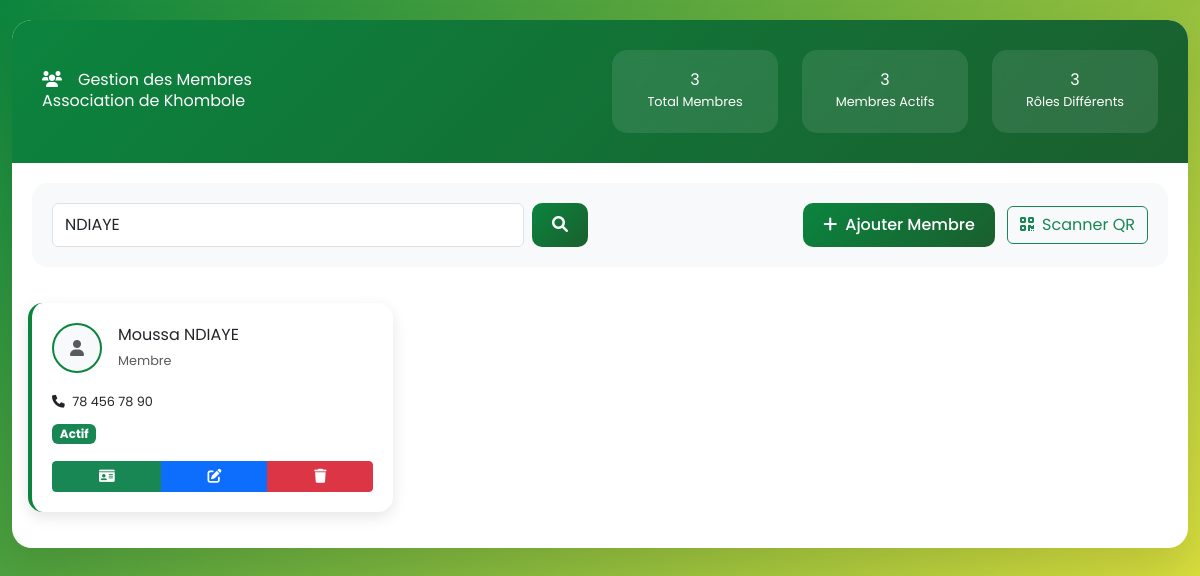
/gestion_membres.php?recherche=NDIAYE, run on the app's committed database.
### tables this page shows
CREATE TABLE IF NOT EXISTS membres (
    id INT AUTO_INCREMENT PRIMARY KEY,
    nom VARCHAR(100) NOT NULL,
    prenom VARCHAR(100) NOT NULL,
    date_naissance DATE NULL,
    telephone VARCHAR(20) NOT NULL,
    email VARCHAR(150) NULL,
    adresse TEXT NOT NULL,
    photo VARCHAR(255) NULL,
    role ENUM('Membre', 'Responsable', 'Président', 'Vice-Président', 'Secrétaire', 'Trésorier', 'Autre') DEFAULT 'Membre',
    statut ENUM('Actif', 'Inactif', 'Suspendu') DEFAULT 'Actif',
    date_adhesion DATE NOT NULL,
    qr_code VARCHAR(255) NULL,
    created_at TIMESTAMP DEFAULT CURRENT_TIMESTAMP,
    updated_at TIMESTAMP DEFAULT CURRENT_TIMESTAMP ON UPDATE CURRENT_TIMESTAMP
);

### classes/Membre.php (called while the page is built, shortened)
<?php
require_once __DIR__ . '/../config/database.php';
class Membre {
    private $conn;
    private $table = 'membres';
    public function __construct() {
        $database = new Database();
        $this->conn = $database->getConnection();
    }
    public function rechercher($terme) {
        $query = "SELECT * FROM " . $this->table . "
                  WHERE nom LIKE :terme OR prenom LIKE :terme OR telephone LIKE :terme OR email LIKE :terme
                  ORDER BY nom, prenom";
        $stmt = $this->conn->prepare($query);
        $terme = "%{$terme}%";
        $stmt->bindParam(':terme', $terme);
        $stmt->execute();
        return $stmt->fetchAll(PDO::FETCH_ASSOC);
    }
    public function obtenirStatistiques() {
        $stats = [];
        $query = "SELECT COUNT(*) as total FROM " . $this->table;
        $stmt = $this->conn->prepare($query);
        $stmt->execute();
        $stats['total'] = $stmt->fetch(PDO::FETCH_ASSOC)['total'];
        $query = "SELECT COUNT(*) as actifs FROM " . $this->table . " WHERE statut = 'Actif'";
        $stmt = $this->conn->prepare($query);
        $stmt->execute();
        $stats['actifs'] = $stmt->fetch(PDO::FETCH_ASSOC)['actifs'];
        $query = "SELECT role, COUNT(*) as nombre FROM " . $this->table . " GROUP BY role";
        $stmt = $this->conn->prepare($query);
        $stmt->execute();
        $stats['roles'] = $stmt->fetchAll(PDO::FETCH_ASSOC);
        return $stats;
    }
}
?>

### config/database.php (called while the page is built, shortened)
<?php
class Database {
    private $host = 'localhost';
    private $db_name = 'khombole_membres';
    private $username = 'root';
    private $password = '';
    public function getConnection() {
        $this->conn = null;
        try {
            $this->conn = new PDO("mysql:host=" . $this->host . ";dbname=" . $this->db_name,
                                $this->username, $this->password);
            $this->conn->setAttribute(PDO::ATTR_ERRMODE, PDO::ERRMODE_EXCEPTION);
            $this->conn->exec("set names utf8");
        } catch(PDOException $exception) {
            echo "Erreur de connexion: " . $exception->getMessage();
        }
        return $this->conn;
    }
}
?>

### gestion_membres.php (the view, shortened to what this page needs)
<?php
require_once 'classes/Membre.php';
$membre_obj = new Membre();
$terme_recherche = isset($_GET['recherche']) ? $_GET['recherche'] : '';
if ($terme_recherche) {
    $membres = $membre_obj->rechercher($terme_recherche);
} else {
    $membres = $membre_obj->obtenirTous();
}
$stats = $membre_obj->obtenirStatistiques();
?>
<!DOCTYPE html>
<html lang="fr">
<head>
    <link href="https://cdn.jsdelivr.net/npm/bootstrap@5.3.0/dist/css/bootstrap.min.css" rel="stylesheet">
    <link href="https://cdn.jsdelivr.net/npm/tailwindcss@2.2.19/dist/tailwind.min.css" rel="stylesheet">
    <link rel="stylesheet" href="https://cdnjs.cloudflare.com/ajax/libs/font-awesome/6.0.0/css/all.min.css">
</head>
<body>
    <div class="container-fluid">
        <div class="main-container">
            <div class="header-section">
                <div class="row align-items-center">
                    <div class="col-md-6">
                        <h1><i class="fas fa-users me-3"></i>Gestion des Membres</h1>
                        <p class="mb-0">Association de Khombole</p>
                    </div>
                    <div class="col-md-6">
                        <div class="row">
                            <div class="col-4">
                                <div class="stats-card">
                                    <h3><?php echo $stats['total']; ?></h3>
                                    <small>Total Membres</small>
                                </div>
                            </div>
                            <div class="col-4">
                                <div class="stats-card">
                                    <h3><?php echo $stats['actifs']; ?></h3>
                                    <small>Membres Actifs</small>
                                </div>
                            </div>
                            <div class="col-4">
                                <div class="stats-card">
                                    <h3><?php echo count($stats['roles']); ?></h3>
                                    <small>Rôles Différents</small>
                                </div>
                            </div>
                        </div>
                    </div>
                </div>
            </div>
            <div class="search-section">
                <div class="row align-items-center">
                    <div class="col-md-6">
                        <form method="GET" class="d-flex">
                            <input type="text" class="form-control me-2" name="recherche"
                                   placeholder="Rechercher un membre..."
                                   value="<?php echo htmlspecialchars($terme_recherche); ?>">
                            <button type="submit" class="btn btn-khombole">
                                <i class="fas fa-search"></i>
                            </button>
                        </form>
                    </div>
                    <div class="col-md-6 text-end">
                        <button class="btn btn-khombole me-2" data-bs-toggle="modal" data-bs-target="#ajouterModal">
                            <i class="fas fa-plus me-2"></i>Ajouter Membre
                        </button>
                        <a href="scanner_qr.php" class="btn btn-outline-success">
                            <i class="fas fa-qrcode me-2"></i>Scanner QR
                        </a>
                    </div>
                </div>
            </div>
            <div class="p-3">
                <?php if (empty($membres)): ?>
                    <div class="text-center py-5">
                        <i class="fas fa-users fa-3x text-muted mb-3"></i>
                        <h4>Aucun membre trouvé</h4>
                        <p class="text-muted">
                            <?php echo $terme_recherche ? 'Aucun résultat pour votre recherche.' : 'Commencez par ajouter des membres.'; ?>
                        </p>
                    </div>
                <?php else: ?>
                    <div class="row">
                        <?php foreach ($membres as $membre): ?>
                            <div class="col-md-6 col-lg-4">
                                <div class="membre-card">
                                    <div class="d-flex align-items-center mb-3">
                                        <?php if ($membre['photo'] && file_exists('uploads/photos/' . $membre['photo'])): ?>
                                            <img src="uploads/photos/<?php echo htmlspecialchars($membre['photo']); ?>"
                                                 alt="Photo" class="photo-membre-small me-3">
                                        <?php else: ?>
                                            <div class="photo-membre-small me-3 d-flex align-items-center justify-content-center bg-light">
                                                <i class="fas fa-user text-muted"></i>
                                            </div>
                                        <?php endif; ?>
                                        <div class="flex-grow-1">
                                            <h6 class="mb-1"><?php echo htmlspecialchars($membre['prenom'] . ' ' . $membre['nom']); ?></h6>
                                            <small class="text-muted"><?php echo htmlspecialchars($membre['role']); ?></small>
                                        </div>
                                    </div>
                                    <div class="mb-2">
                                        <small><i class="fas fa-phone me-1"></i> <?php echo htmlspecialchars($membre['telephone']); ?></small>
                                    </div>
                                    <div class="mb-3">
                                        <span class="badge bg-<?php echo $membre['statut'] === 'Actif' ? 'success' : ($membre['statut'] === 'Inactif' ? 'secondary' : 'warning'); ?>">
                                            <?php echo htmlspecialchars($membre['statut']); ?>
                                        </span>
                                    </div>
                                    <div class="btn-group w-100" role="group">
                                        <a href="generer_carte.php?id=<?php echo $membre['id']; ?>"
                                           class="btn btn-sm btn-success" title="Voir carte">
                                            <i class="fas fa-id-card"></i>
                                        </a>
                                        <button class="btn btn-sm btn-primary"
                                                onclick="modifierMembre(<?php echo htmlspecialchars(json_encode($membre)); ?>)"
                                                title="Modifier">
                                            <i class="fas fa-edit"></i>
                                        </button>
                                        <button class="btn btn-sm btn-danger"
                                                onclick="confirmerSuppression(<?php echo $membre['id']; ?>, '<?php echo htmlspecialchars($membre['prenom'] . ' ' . $membre['nom']); ?>')"
                                                title="Supprimer">
                                            <i class="fas fa-trash"></i>
                                        </button>
                                    </div>
                                </div>
                            </div>
                        <?php endforeach; ?>
                    </div>
                <?php endif; ?>
            </div>
        </div>
    </div>
</body>
</html>

### gestion_membres.php (style rules this page uses)
body { font-family: 'Poppins', sans-serif; background: linear-gradient(135deg, #0b843e 0%, #f4e93d 100%); min-height: 100vh; }
.main-container { background: white; border-radius: 20px; box-shadow: 0 20px 40px rgba(0,0,0,0.1); margin: 20px auto; overflow: hidden; }
.header-section { background: linear-gradient(135deg, #0b843e 0%, #1a5f2e 100%); color: white; padding: 30px; }
.stats-card { background: rgba(255,255,255,0.1); border-radius: 15px; padding: 20px; text-align: center; backdrop-filter: blur(10px); }
.membre-card { background: white; border-radius: 15px; padding: 20px; margin-bottom: 20px; box-shadow: 0 5px 15px rgba(0,0,0,0.1); border-left: 4px solid #0b843e; transition: all 0.3s ease; }
.photo-membre-small { width: 50px; height: 50px; border-radius: 50%; border: 2px solid #0b843e; object-fit: cover; }
.btn-khombole { background: linear-gradient(135deg, #0b843e 0%, #1a5f2e 100%); border: none; color: white; border-radius: 10px; padding: 10px 20px; font-weight: 500; transition: all 0.3s ease; }
.search-section { background: #f8f9fa; padding: 20px; border-radius: 15px; margin: 20px; }

### data on the page
membres: prenom+nom "Moussa NDIAYE", role "Membre", telephone "78 456 78 90", statut "Actif"

### other printed values
$stats['total'] "3"
$stats['actifs'] "3"
count($stats['roles']) "3"
